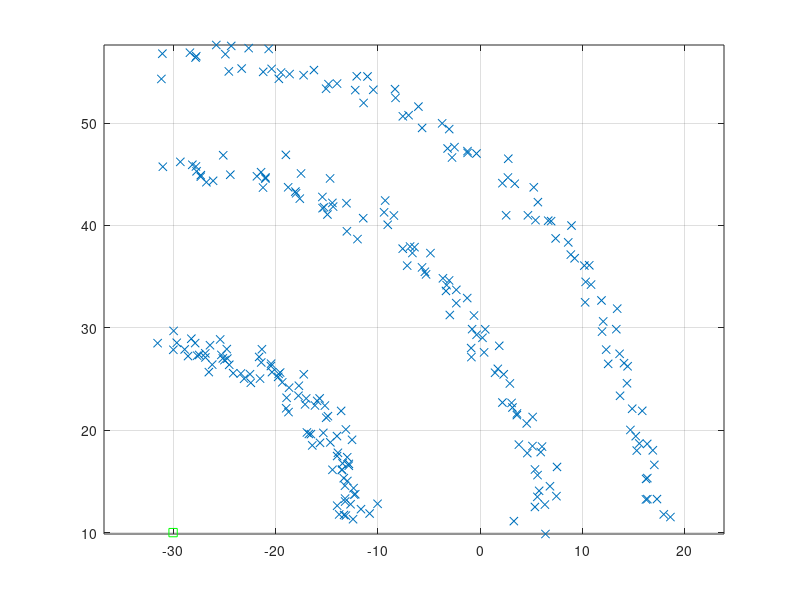

Write MATLAB code to recreate this figure. (Note: this script raises an error after producing the figure.)
close all;
clear variabels;
clc;

xc = -30;
yc = 10;
r = [47 36 18];

xCoord = [];
yCoord = [];
label = [];

for i=1:length(r)
    angles = 1:90;
    nAngles = length(angles);

    xCoord = [xCoord r(i)*cosd(angles)  + xc + randn(1,nAngles)];
    yCoord = [yCoord r(i)*sind(angles) + yc + randn(1,nAngles)];
    label = [label i*ones(nAngles,1)];
end

figure; 
hold on; grid on; box on;
plot(xCoord,yCoord,'x');
plot(xc,yc,'gs');
axis square; axis equal;


[xEst, yEst, rEst] = fitConcentricCircles(xCoord',yCoord',label);


plot(xEst,yEst,'ro')
for i=1:length(rEst)
    rectangle('Position',[xEst-rEst(i) yEst-rEst(i) 2*rEst(i) 2*rEst(i)],'Curvature',[1 1]);
end